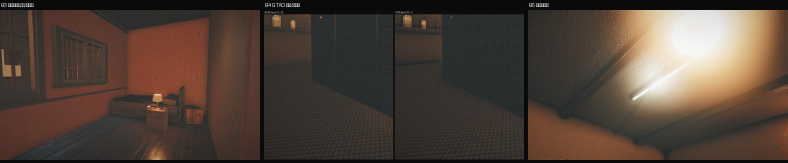
#> input picture shots/B_SUMMARY.jpg, 1576 x 326 px, given in place of corner_user3.png, which was not available (shown at 1/2 size)
$ python mk_cz2.py .
#> lines starting #> are read from the running program, lines starting #| are printed output that depends on the picture

import sys, os
from PIL import Image
d = sys.argv[1]
im = Image.open(os.path.join(d,"shots","corner_user3.png")).convert("RGB")
#> im is the input picture: PIL image 1576x326 RGB; mean R, G, B 79.7, 65.5, 56.1
w,h = im.size
#> w = 1576; h = 326
b = (int(w*0.34), int(h*0.10), int(w*0.46), int(h*0.90))
#> b = (535, 32, 724, 293)
c = im.crop(b); c = c.resize((c.width*4, c.height*4), Image.LANCZOS)
#> after `c = im.crop(b)`:
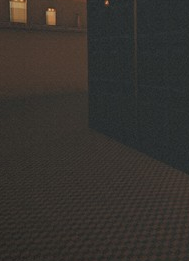
#> c: PIL image 189x261 RGB; mean R, G, B 53.3, 49.8, 45.7
c.save(os.path.join(d,"shots","corner_user3_zoom.png")); print(c.size)
#| (756, 1044)

$ run again, on shots/CMP_ao2.jpg
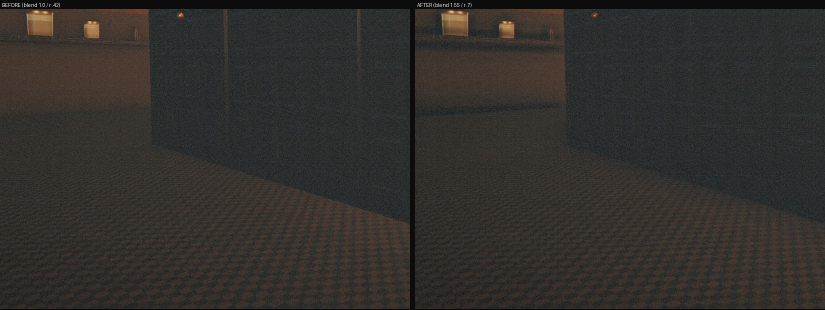
#> input picture shots/CMP_ao2.jpg, 1650 x 620 px, given in place of corner_user3.png, which was not available (shown at 1/2 size)
#> im is the input picture: PIL image 1650x620 RGB; mean R, G, B 49.6, 47.2, 44
#> `c = im.crop(b)`:
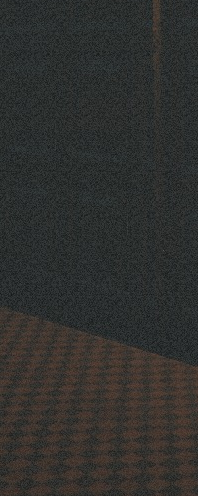
#> c: PIL image 198x496 RGB; mean R, G, B 48.2, 48.3, 46.3
#> c: PIL image 792x1984 RGB
#| (792, 1984)

$ run again, on shots/CMP_apt8.jpg
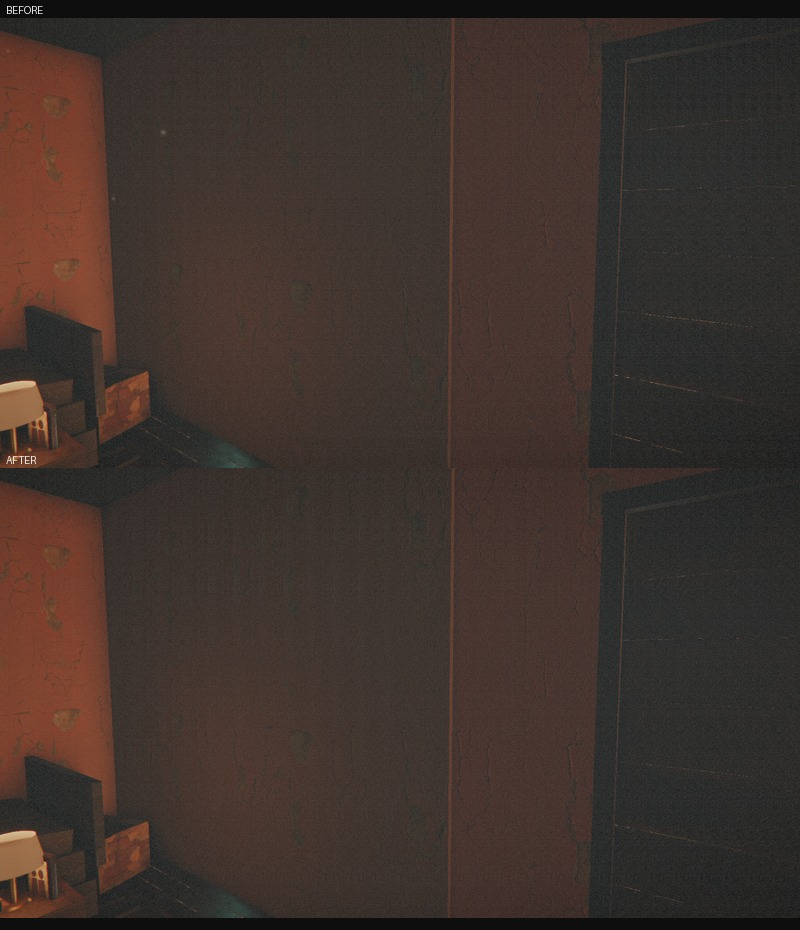
#> input picture shots/CMP_apt8.jpg, 800 x 930 px, given in place of corner_user3.png, which was not available
#> im is the input picture: PIL image 800x930 RGB; mean R, G, B 63, 50.3, 44.7
#> `c = im.crop(b)`:
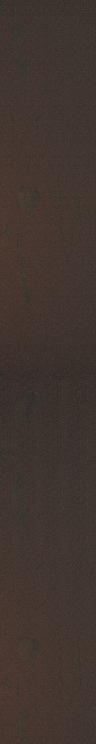
#> c: PIL image 96x744 RGB; mean R, G, B 65.3, 53.5, 47.5
#> c: PIL image 384x2976 RGB
#| (384, 2976)

$ run again, on shots/CMP_b3_bed.jpg
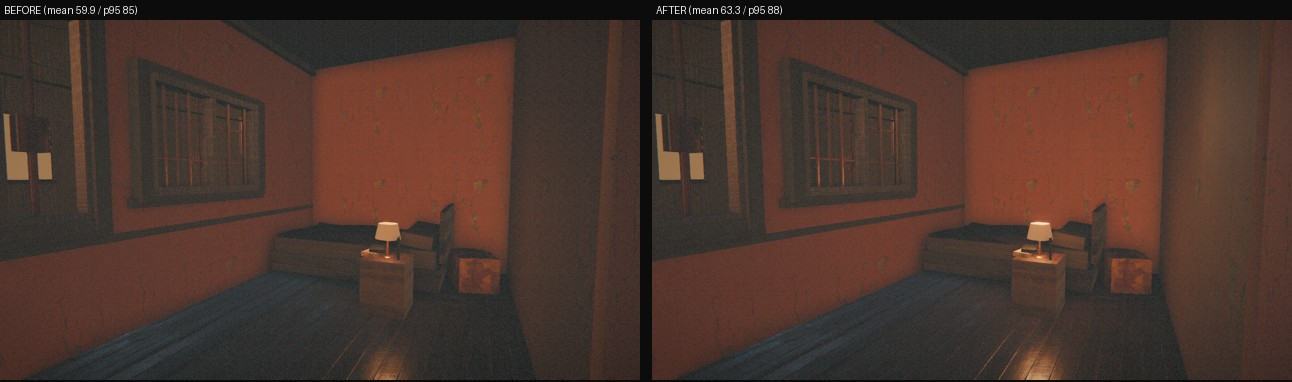
#> input picture shots/CMP_b3_bed.jpg, 1292 x 382 px, given in place of corner_user3.png, which was not available
#> im is the input picture: PIL image 1292x382 RGB; mean R, G, B 74.3, 53.2, 45.3
#> `c = im.crop(b)`:
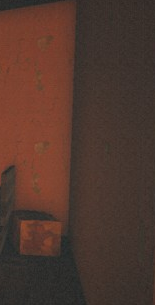
#> c: PIL image 155x305 RGB; mean R, G, B 80.3, 55.6, 46.4
#> c: PIL image 620x1220 RGB
#| (620, 1220)
